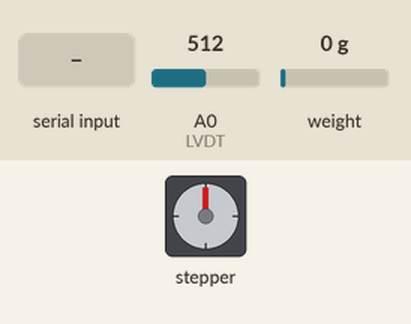
Recording of a sketch running on a simulated Arduino Uno, built with avr-gcc and run on an emulated ATmega328P. Shown: stepper motor. Wiring (inferred from the names in the program): stepper motor driver (200 steps per turn assumed): step pin 6; direction pin 5; enable pin 3. The test bench sets the inputs (shaded band); at power-on: A0 (LVDT) = 512, weight on the scale 0 g. What the sketch prints to the serial monitor is not drawn.

Above: at 2.4 s.
2.5 s: "f" received over Serial
At 6.09 s:
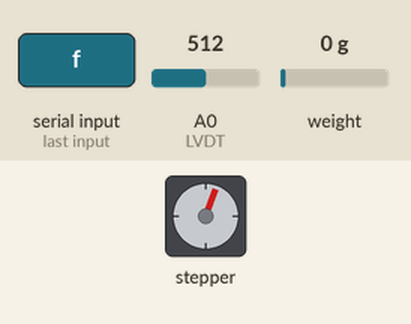
6.6 s: "s90\n" received over Serial
At 7.8 s:
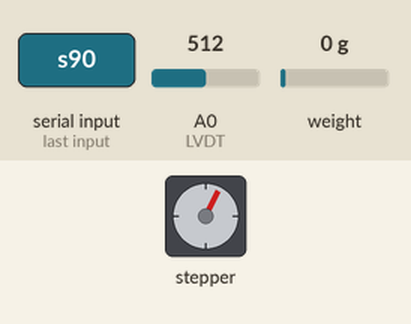
8.1 s: "f90\n" received over Serial
At 11.9 s:
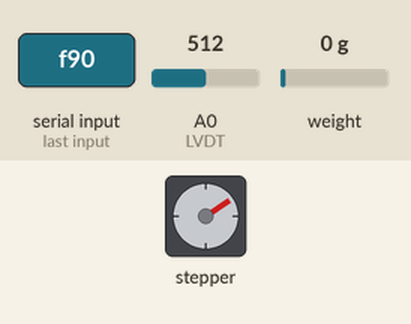
12.0 s: "s,45\n" received over Serial
At 13.0 s:
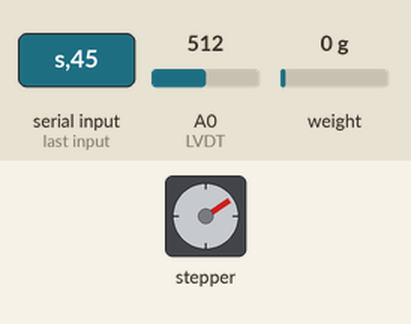
Timing chart, 0 to 14.5 s (numbered marks = the images above; inputs shaded):
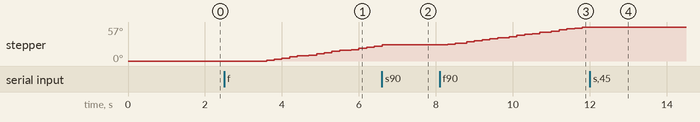

Measured:
- after the input at 2.5 s, stepper: keeps turning clockwise at about 9°/s, starting after 1.1 s
- after the input at 6.6 s, stepper: goes on until 6.6 s, then stays 27°
- after the input at 8.1 s, stepper: keeps turning clockwise at about 9°/s, starting after 0.20 s
- after the input at 12.0 s, stepper: stops changing and stays 57°

The sketch:

FinalSketch_v1.0.ino
```cpp
//Created on Mon Feb  3 09:41:59 2025
//@author: Dr. Gianmario Sorrentino
// RSSA Software - Arduino Sketch
// For research use, please cite:
// "Rooted Soil Shear Apparatus: A low-cost, direct shear apparatus for measuring the influence of plant roots on soil shear strength", HardwareX, 2025, DOI: xxxx
// GitHub: https://github.com/GM1710/RSSA_ShearDevice

//Preamble
#include "HX711.h"        //Library to read LoadCell

//Pins for sensors
const int LVDT = A0;
const int LC_Signal = 10;
const int LC_Sck = 11;

//Pins for controlling stepper motor
const int stepPin = 6;
const int dirPin = 5;
const int enPin = 3;

//LoadCell Setup
HX711 LoadCell;          //Object creation

//Defining Timing variables for sensors
unsigned long lastLVDTReadTime = 0;
unsigned long lastLCReadTime = 0;
const unsigned LVDT_dt_Interval = 1000;   //LVDT read interval
const unsigned LC_dt_Interval = 1000;     //LoadCell read interval

//Defining Timing variables for stepper motor
int period = 100;

void setup() {
  Serial.begin(9600);    //Initialize Serial communication

  //SetUp LoadCell
  LoadCell.begin(LC_Signal, LC_Sck);
  LoadCell.set_gain(32);
  LoadCell.tare();

  //Set LVDT pin
  pinMode(LVDT, INPUT);

  //Setup Motor pins
  pinMode(stepPin, OUTPUT);
  pinMode(dirPin, OUTPUT);
  pinMode(enPin, OUTPUT);
  digitalWrite(enPin, LOW);

  //Instructions for user
  Serial.println("Use a command letter followed by an optional number:");
  Serial.println("  p<number>  - Set step delay period (e.g., p20 → 20 ms delay)");
  Serial.println("  f          - Move motor forward continuously");
  Serial.println("  r          - Move motor in reverse continuously");
  Serial.println("  s          - Stop the motor immediately");

}

//Loop to read sensors and handle commands
void loop () {

  //Read sensors
  readSensors();

  //Check for motor commands
  if (Serial.available()){
    char command = Serial.read();
    int number = Serial.parseInt();

    if (command == 'p'){
      period = number;
    }
    else if (command == 'f'){
      stepForward(period);
    }
    else if (command == 'r'){
      stepReverse(period);
    }
  }

}

//Sensors Reading functions

void readSensors() {
  static float lastLVDT_volt = 0;
  static long lastLC_value = 0;

  bool dataUpdated = false;

  //Check and read LVDT
  if (millis() - lastLVDTReadTime >= LVDT_dt_Interval) {
    float LVDT_value = analogRead(LVDT);
    lastLVDT_volt = LVDT_value * 5.00 / 1023;
    lastLVDTReadTime = millis();
    dataUpdated = true;
  }

  //Check and read LoadCell
  if (millis() - lastLCReadTime >= LC_dt_Interval) {
    lastLC_value = LoadCell.read();
    lastLCReadTime = millis();
    dataUpdated = true;
  }

  //Print only if data has been updated
  if (dataUpdated) {
    Serial.println(String(lastLVDT_volt) + "," +
                   String(lastLC_value) + "," +
                   String(millis()));
  }
}


//Motor Controls Functions

void stepForward(int period) {
  digitalWrite(dirPin, HIGH);
  bool stepPinState = LOW;
  unsigned long lastStepTime = 0;
  unsigned long lastPulseTime = 0;

  while (true) {
    readSensors();
    unsigned long currentMillis = millis();
    unsigned long currentMicros = micros();

    //Step the motor based on the defined period
    if (currentMillis - lastStepTime >= period) {
      if (currentMicros - lastPulseTime >= 500){
        if (stepPinState == LOW) {
          digitalWrite(stepPin, HIGH);
          stepPinState = HIGH;
        } else {
          digitalWrite(stepPin, LOW);
          stepPinState = LOW;
        }
        lastPulseTime = currentMicros;
      }
      lastStepTime = currentMillis;
    }
    if (Serial.available() && Serial.read() == 's') {
      break;
    }
    //delay(1);  // Optional: short delay to allow the microcontroller to process other tasks
  }
}

void stepReverse(int period) {
  digitalWrite(dirPin, LOW);
  bool stepPinState = LOW;
  unsigned long lastStepTime = 0;
  unsigned long lastPulseTime = 0;

  while (true) {
    readSensors();
    unsigned long currentMillis = millis();
    unsigned long currentMicros = micros();

    //Step the motor based on the defined period
    if (currentMillis - lastStepTime >= period) {
      if (currentMicros - lastPulseTime >= 500){
        if (stepPinState == LOW) {
          digitalWrite(stepPin, HIGH);
          stepPinState = HIGH;
        } else {
          digitalWrite(stepPin, LOW);
          stepPinState = LOW;
        }
        lastPulseTime = currentMicros;
      }
      lastStepTime = currentMillis;
    }
    if (Serial.available() && Serial.read() == 's') {
      break;
    }
    //delay(1);  // Optional: short delay to allow the microcontroller to process other tasks
  }
}
```
